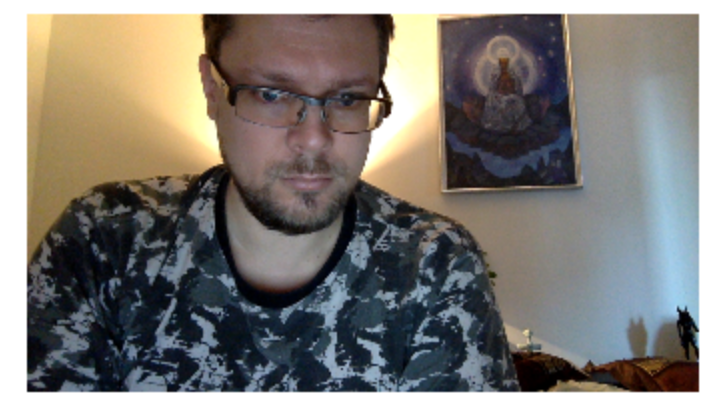
#> input picture start.png, 716 x 410 px
$ python -i test2.py   (imports and definitions only)   (older library calls are emulated)
#> lines starting #> are read from the running program, lines starting #| are printed output that depends on the picture
# test2 library for jupyter notebooks.

# import necessary packages

import cv2
import numpy as np
from math import ceil
from scipy import misc
from matplotlib import pyplot as plt
from IPython.display import clear_output, HTML
from foscam import FoscamCamera, FOSCAM_SUCCESS

class IPCamera(object):

    def __init__(self, ip, port=88, user=None, password=None):
        self.mycam = FoscamCamera(ip, port, user, password, daemon=False, verbose=False)
        self.last_frame = []

    # [12 lines left out: function get_frame, not called in this run]

    def release(self):
        pass

class Camera(object):

    def __init__(self, camera=0):
        self.cam = cv2.VideoCapture(camera)
        self.last_frame = []

    # [7 lines left out: function get_frame, not called in this run]

    def release(self):
        self.cam.release()

# [14 lines left out: function show_frames, not called in this run]

face_cascade = cv2.CascadeClassifier('./data/haarcascades/haarcascade_frontalface_default.xml')
eye_cascade = cv2.CascadeClassifier('./data/haarcascades/haarcascade_eye.xml')

def faces(color_frame, gr_frame):
    frame = color_frame
    faces = face_cascade.detectMultiScale(gr_frame, 1.3, 5)
    for (x,y,w,h) in faces:
        frame = cv2.rectangle(color_frame,(x,y),(x+w,y+h),(255,0,0),2)
        roi_gr = gr_frame[y:y+h, x:x+w]
        roi_color = color_frame[y:y+h, x:x+w]
        eyes = eye_cascade.detectMultiScale(roi_gr)
        for (ex,ey,ew,eh) in eyes:
            frame = cv2.rectangle(roi_color,(ex,ey),(ex+ew,ey+eh),(0,255,0),2)
    return frame

def process(frame):
    frame = misc.imresize(frame, 25, 'bicubic')
    frame = cv2.cvtColor(frame, cv2.COLOR_BGR2RGB)
    frame = faces(frame, cv2.cvtColor(frame, cv2.COLOR_BGR2GRAY))
    return frame

>>> import cv2
>>> picture = cv2.imread('start.png')
#> picture is the input picture: shape (410, 716, 3); mean B, G, R 118.2, 123.7, 127.8
>>> result = process(picture)
#> in process, `frame = misc.imresize(frame, 25, 'bicubic')`:
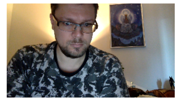
#> frame: shape (102, 179, 3); mean of channels 0, 1, 2 118, 123.6, 127.7; drawn as B, G, R
#> in faces, `faces = face_cascade.detectMultiScale(gr_frame, 1.3, 5)`: faces = [[50, 6, 54, 54]]
#> in faces, `faces = face_cascade.detectMultiScale(gr_frame, 1.3, 5)`:
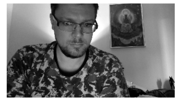
#> gr_frame: shape (102, 179); min 0, max 255, mean 122.4
#> the loop in faces, `for (x,y,w,h) in faces:` made 1 pass
#> pass 1, in faces, `frame = cv2.rectangle(color_frame,(x,y),(x+w,y+h),(255,0,0),2)`:
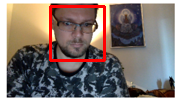
#> frame: shape (102, 179, 3); mean R, G, B 131.6, 118.9, 114.1
#> pass 1, in faces, `roi_gr = gr_frame[y:y+h, x:x+w]`:
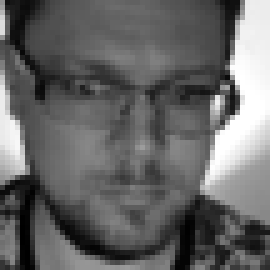
#> roi_gr: shape (54, 54) (shown 5 times larger); min 0, max 255, mean 102.2
#> pass 1, in faces, `roi_color = color_frame[y:y+h, x:x+w]`:
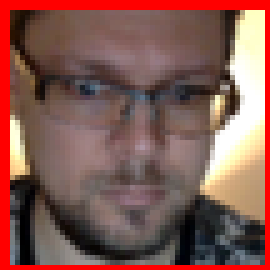
#> roi_color: shape (54, 54, 3) (shown 5 times larger); mean R, G, B 132.4, 89.5, 82.3
